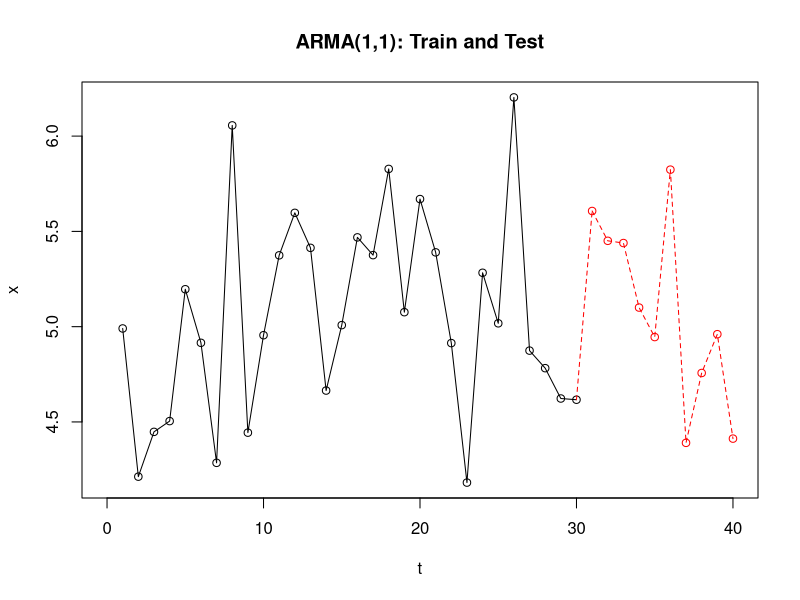
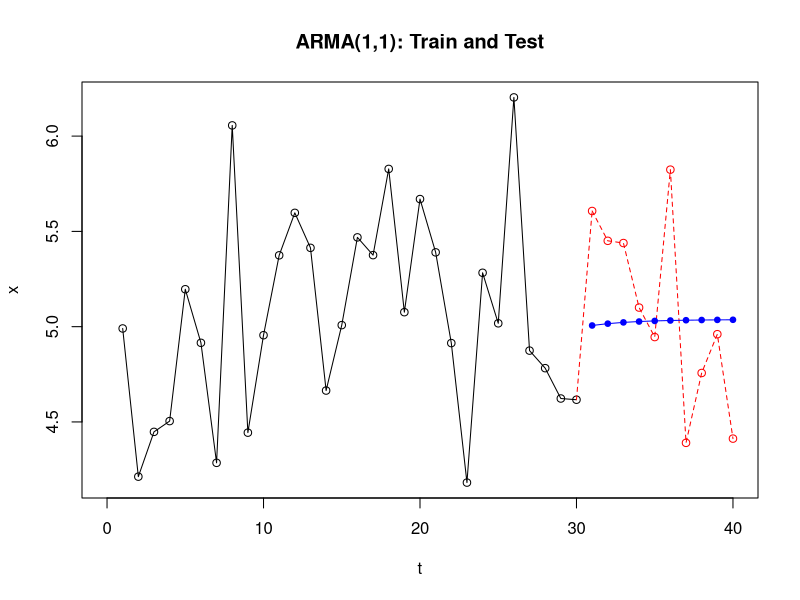

These charts were generated, in order, by the following R code:




##############################################################
# Load in data
##############################################################
setwd("~/Desktop")
#write.csv(data.frame(t=1:30,x=ts_train),file="ARMA_11_train.csv",row.names=F)
ts_train <- read.csv("ARMA_11_train.csv")
#write.csv(data.frame(t=31:40,x=ts_test),file="ARMA_11_test.csv",row.names=F)
ts_test <- read.csv("ARMA_11_test.csv")
n <- nrow(ts_train)+nrow(ts_test)

##############################################################
# Plot Data
##############################################################
plot(ts_train$x,type="o",xlim=c(0,40),xlab="t",ylab="x",main="ARMA(1,1): Train and Test")
points((n-10+1):n,ts_test$x,col="red")
lines((n-10+1):n,ts_test$x,col="red",lty=2)
lines(c(n-10,n-10+1),c(ts_train$x[n-10],ts_test$x[1]),col="red",lty=2)


##############################################################
# arima()
##############################################################

arima_R <- arima(ts_train$x, order=c(1,0,1), method="ML",include.mean = T)

##############################################################
# forecast
##############################################################

arima_R_forecast <- predict(arima_R, n.ahead = 10)
arima_R_forecast$pred
arima_R_forecast$se



##############################################################
# Plot Data with Forecast
##############################################################

plot(ts_train$x,type="o",xlim=c(0,40),xlab="t",ylab="x",main="ARMA(1,1): Train and Test")
points((n-10+1):n,ts_test$x,col="red")
lines((n-10+1):n,ts_test$x,col="red",lty=2)
lines(c(n-10,n-10+1),c(ts_train$x[n-10],ts_test$x[1]),col="red",lty=2)
points((n-10+1):n,arima_R_forecast$pred,col="blue",pch=19,cex=.75)
lines((n-10+1):n,arima_R_forecast$pred,col="blue",lty=1)




